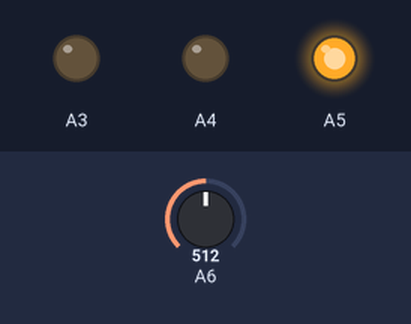
The sketch below on a simulated Arduino Nano, built with avr-gcc and run on an emulated ATmega328P. On the bench: output pins drawn as LEDs (lit = HIGH). The test bench sets the inputs (shaded band); at power-on: A6 = 512.

Above: at 1.8 s.
1.9 s: A6 set to 306
5.4 s: A6 set to 122
Timing chart, 0 to 8.4 s (numbered marks = the images above; inputs shaded):
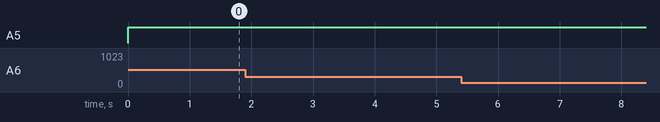

The sketch:

ARBD1_charliplexing.ino
```cpp
int x;
void setup() {
  // put your setup code here, to run once:
pinMode(A6,INPUT);
}

void loop() {
  // put your main code here, to run repeatedly:
  x=analogRead(A6);
  x=x/1023.*1000;
pinMode(A2,INPUT);
pinMode(A3,INPUT);
pinMode(A4,OUTPUT);
digitalWrite(A4,LOW);
pinMode(A5,OUTPUT);
digitalWrite(A5,HIGH);
delay(x);
pinMode(A2,INPUT);
pinMode(A3,OUTPUT);
digitalWrite(A3,LOW);
pinMode(A4,INPUT);
pinMode(A5,OUTPUT);
digitalWrite(A5,HIGH);
delay(x);
}
```
